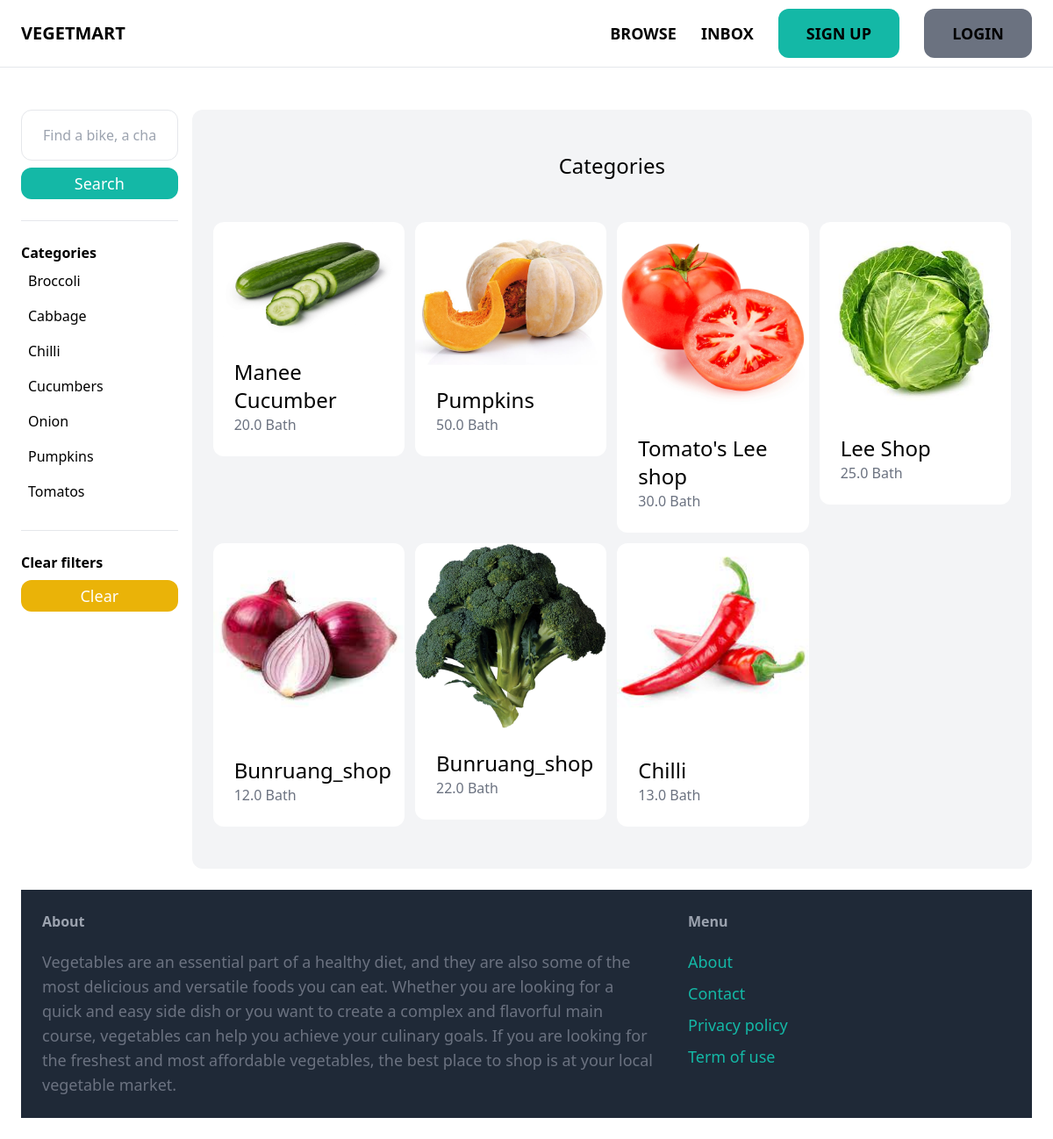
The app's page /items/ with its own data.
### item/models.py (models this page shows, shortened)
class Category(models.Model):
    name = models.CharField(max_length=255)
    class Meta:
        ordering = ('name',)
        verbose_name_plural = 'Categories'

class Item(models.Model):
    category = models.ForeignKey(Category, related_name='item', on_delete=models.CASCADE)
    name = models.CharField(max_length=255)
    description = models.TextField(blank=True, null=True)
    price = models.FloatField()
    image = models.ImageField(upload_to='item_images', blank=True, null=True) # need config to setting.py UPLOAD
    is_sold = models.BooleanField(default=False)
    created_by = models.ForeignKey(User, related_name='items', on_delete=models.CASCADE)
    created_at = models.DateTimeField(auto_created=True, auto_now_add=True)

### item/views.py (the view)
# urls.py: path('', views.items, name='items'),
def items(request):
    query = request.GET.get('query', '')
    categories = Category.objects.all()
    category_id = request.GET.get('category', 0)
    items = Item.objects.filter(is_sold=False)
    if category_id:
        items = items.filter(category_id = category_id)
    if query:
        items = items.filter(Q(name__icontains=query) | Q(description__icontains=query))
    return render(request, 'item/items.html', {
        'items':items,
        'query':query,
        'categories':categories,
        'category_id':int(category_id)
    })

### item/templates/item/items.html (shortened to what this page needs)
{% extends 'core/base.html' %}
{% block content %}
    <div class="pb-6 grid grid-cols-6 gap-4">
        <div class="mt-6">
            <div class="col-span-1">
                <form method="get" action="{% url 'item:items' %}">
                    <input name="query" class="w-full py-4 px-6 border rounded-xl" type="text" value="{{ query }}" placeholder="Find a bike, a chair or car...">
                    <button class="mt-2 py-1 w-full px-6 text-lg bg-teal-500 text-white rounded-xl">Search</button>
                </form>
                <hr class="my-6">
                <p class="font-semibold">Categories</p>
                <ul>
                    {% for category in categories %}
                        <li class="py-2 px-2 rounded-xl{% if category.id == category_id %} bg-gray-200{% endif %}">
                            <a href="{% url 'item:items' %}?query={{ query }}&category={{ category.id }}">{{ category.name }}</a>
                        </li>
                    {% endfor %}
                </ul>
                <hr class="my-6">
                <p class="font-semibold">Clear filters</p>
                <ul>
                    <li><a href="{% url 'item:items' %}" class="mt-2 py-1 w-full px-6 text-lg bg-yellow-500 inline-block rounded-xl text-center text-white">Clear</a>
                </ul>
            </div>
        </div>
        <div class="col-span-5">
            <div class="mt-6 px-6 py-12 bg-gray-100 rounded-xl">
                <h2 class="mb-12 text-2xl text-center"> Categories</h2>
                <div class="grid grid-cols-4 gap-3">
                {% for item in items  %}
                    <div>
                        <a href="{% url 'item:detail' item.id %}">
                            <div>
                                <img src="{{ item.image.url }}" class="w-full rounded-t-xl">
                            </div>
                            <div class="p-6 bg-white rounded-b-xl">
                                <h2 class="text-2xl">{{ item.name }}</h2>
                                <p class="text-gray-500">{{ item.price }} Bath</p>
                            </div>
                        </a>
                    </div>
                {% endfor %}
            </div>
        </div>
    </div>
{% endblock %}

### records on screen
Category: name "Broccoli"
Category: name "Cabbage"
Category: name "Chilli"
Category: name "Cucumbers"
Category: name "Onion"
Category: name "Pumpkins"
Category: name "Tomatos"
Item: image (picture), name "Manee Cucumber", price "20.0"
Item: image (picture), name "Pumpkins", price "50.0"
Item: image (picture), name "Tomato's Lee shop", price "30.0"
Item: image (picture), name "Lee Shop", price "25.0"
Item: image (picture), name "Bunruang_shop", price "12.0"
Item: image (picture), name "Bunruang_shop", price "22.0"
Item: image (picture), name "Chilli", price "13.0"
